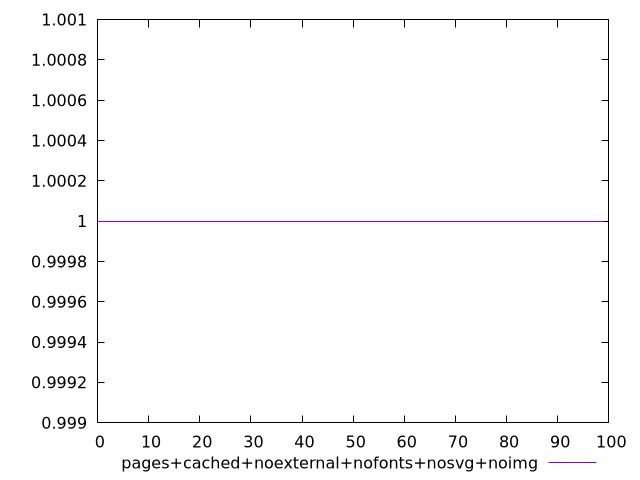

Reproduce this figure in gnuplot.
$_pagesCachedNoexternalNofontsNosvgNoimg <<EOF
0 1
1 1
2 1
3 1
4 1
5 1
6 1
7 1
8 1
9 1
10 1
11 1
12 1
13 1
14 1
15 1
16 1
17 1
18 1
19 1
20 1
21 1
22 1
23 1
24 1
25 1
26 1
27 1
28 1
29 1
30 1
31 1
32 1
33 1
34 1
35 1
36 1
37 1
38 1
39 1
40 1
41 1
42 1
43 1
44 1
45 1
46 1
47 1
48 1
49 1
50 1
51 1
52 1
53 1
54 1
55 1
56 1
57 1
58 1
59 1
60 1
61 1
62 1
63 1
64 1
65 1
66 1
67 1
68 1
69 1
70 1
71 1
72 1
73 1
74 1
75 1
76 1
77 1
78 1
79 1
80 1
81 1
82 1
83 1
84 1
85 1
86 1
87 1
88 1
89 1
90 1
91 1
92 1
93 1
94 1
95 1
96 1
97 1
98 1
99 1
EOF
set key outside below
set terminal pngcairo
set output "report_00006_2020-11-02T20-21-41.718Z/font-display/pages+cached+noexternal+nofonts+nosvg+noimg//score.png"
set yrange [0.999:1.001]
plot $_pagesCachedNoexternalNofontsNosvgNoimg title "pages+cached+noexternal+nofonts+nosvg+noimg" with line ,
